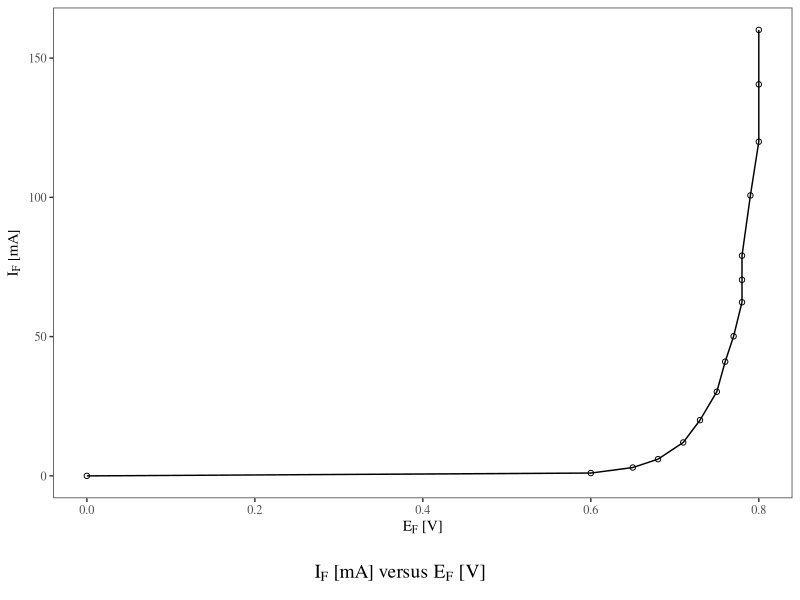
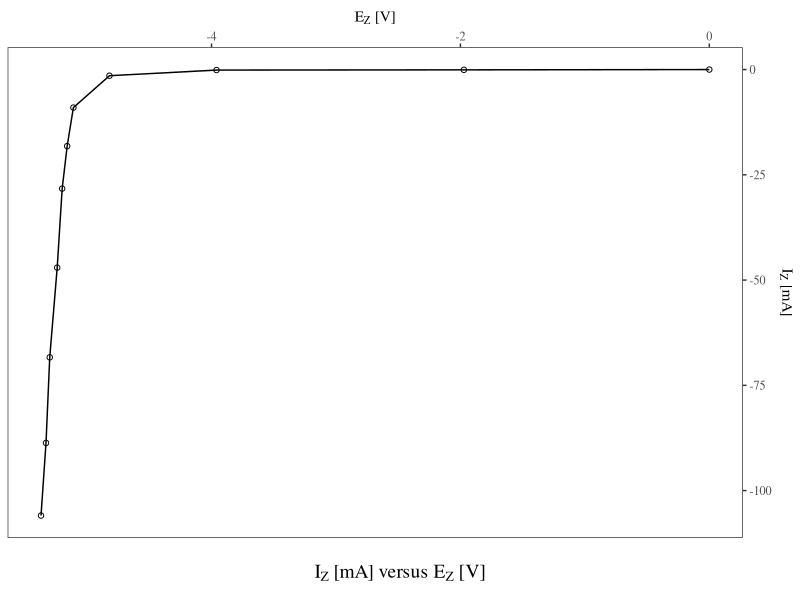

Reproduce these figures in R, in order.
library(ggplot2)
library(gridExtra)
library(grid)

E_measured <- c(
  0.0,
  0.102,
  0.301,
  0.602,
  1.201,
  2.004,
  3.024,
  4.105,
  5.018,
  6.240,
  7.045,
  7.914,
  10.078,
  12.010,
  14.070,
  16.027
)

R_measured <- 100.1

I_F <- E_measured / R_measured * 1000 # ma

E_F <- c(
  0.0,
  0.6,
  0.65,
  0.68,
  0.71,
  0.73,
  0.75,
  0.76,
  0.77,
  0.78,
  0.78,
  0.78,
  0.79,
  0.80,
  0.80,
  0.80
)

data <- data.frame(E_F = E_F, I_F = I_F)

p <- ggplot(data, aes(x = E_F, y = I_F)) +
  geom_point(shape = 21, fill = "white") +
  geom_line() +
  xlab(expression(E[F] ~ "[V]")) +
  ylab(expression(I[F] ~ "[mA]")) +
  theme_bw(base_family = "serif") +
  theme(
    text = element_text(family = "serif"),
    panel.grid.major = element_blank(),
    panel.grid.minor = element_blank()
  )

title <- textGrob(
  expression(I[F] ~ "[mA] versus" ~ E[F] ~ "[V]"),
  gp = gpar(fontsize = 14, fontfamily = "serif"),
  hjust = 0.5
)

grid.arrange(p, title, ncol = 1, heights = c(10, 1))

E_R <- -1*c(
  0,
  0.007,
  0.012,
  0.146,
  0.904,
  1.820,
  2.831,
  4.709,
  6.842,
  8.877,
  10.603
)

I_Z <- E_R / R_measured * 1000

E_Z <- -1*c(
  0,
  1.972,
  3.96,
  4.82,
  5.11,
  5.16,
  5.20,
  5.24,
  5.30,
  5.33,
  5.37
)

data2 <- data.frame(E_Z = E_Z, I_Z = I_Z)

p2 <- ggplot(data2, aes(x = E_Z, y = I_Z)) +
  geom_point(shape = 21, fill = "white") +
  geom_line() +
  xlab(expression(E[Z] ~ "[V]")) +
  ylab(expression(I[Z] ~ "[mA]")) +
  theme_bw(base_family = "serif") +
  theme(
    text = element_text(family = "serif"),
    panel.grid.major = element_blank(),
    panel.grid.minor = element_blank()
  ) +
  scale_x_continuous(position = "top") +
  scale_y_continuous(position = "right")

title2 <- textGrob(
  expression(I[Z] ~ "[mA] versus" ~ E[Z] ~ "[V]"),
  gp = gpar(fontsize = 14, fontfamily = "serif"),
  hjust = 0.5
)

grid.arrange(p2, title2, ncol = 1, heights = c(10, 1))
